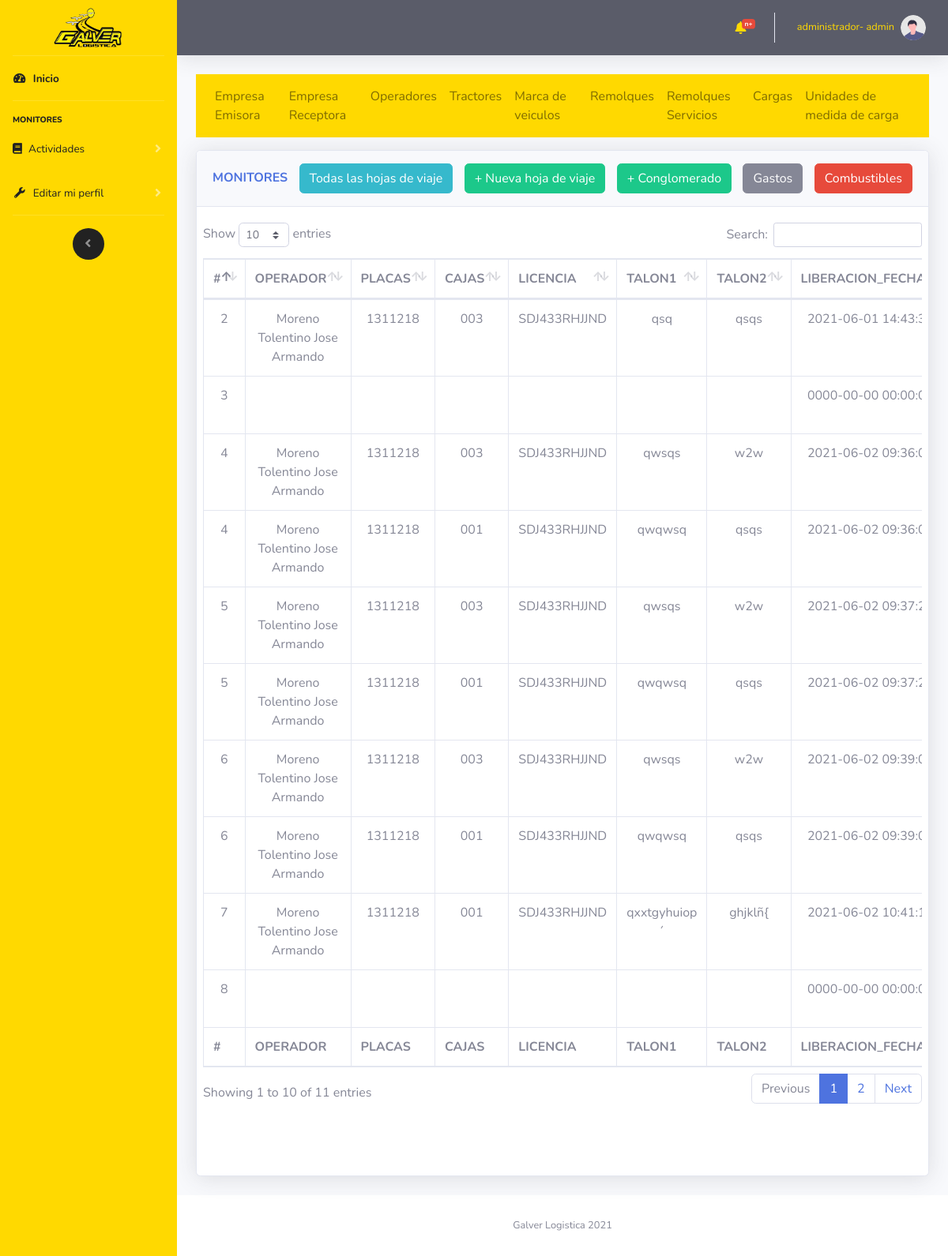
The page /vistas/hojaDeViaje.php (signed in) on the database its author committed.
### tables this page shows
CREATE TABLE `hoja_de_viaje` (
  `id_hojaDeViaje` int(11) NOT NULL,
  `id_creador` int(11) NOT NULL,
  `id_editor` int(11) NOT NULL,
  `hojaDeViaje_fechaDeLiberacion` datetime NOT NULL,
  `hojaDeViaje_fechaDeEdicion` datetime NOT NULL,
  `hojaDeViaje_observaciones` varchar(500) NOT NULL
);

CREATE TABLE `viaje` (
  `id_viaje` int(11) NOT NULL,
  `id_hojaDeViaje` int(11) NOT NULL,
  `id_viajeEstado` int(11) NOT NULL,
  `id_empresaEmisora` int(11) NOT NULL,
  `id_empresaReceptora` int(11) NOT NULL,
  `id_carga` int(11) NOT NULL,
  `id_unidadDeMedida` int(11) NOT NULL,
  `viaje_fechaDeArribo` datetime NOT NULL,
  `viaje_fechaDeCarga` datetime NOT NULL,
  `viaje_fechaDeLlegadaDeDescarga` datetime NOT NULL,
  `viaje_fechaDeDescarga` datetime NOT NULL,
  `viaje_cargaCantidad` double NOT NULL,
  `viaje_cargaProporcionUM` double NOT NULL,
  `id_remolque` int(11) NOT NULL,
  `id_remolqueServicio` int(11) NOT NULL,
  `viaje_talon1` varchar(40) NOT NULL,
  `viaje_talon2` varchar(40) NOT NULL,
  `viaje_origen` varchar(500) NOT NULL,
  `viaje_destino` varchar(500) NOT NULL,
  `viaje_folioDeCarga` varchar(50) NOT NULL
);

### controlador/modulos/selects.php (called while the page is built, shortened)
<?php
    function muestraHDV($mysqli)
    {
        $consulta=
        "SELECT
        hoja_de_viaje.id_hojaDeViaje as ID,
        (SELECT operadorNombre FROM operadores WHERE operadorID= tractor_del_operador.id_operador LIMIT 1) as OPERADOR,
        (SELECT tractorPlaca FROM tractor WHERE tractorId= tractor_del_operador.id_tractor LIMIT 1) as PLACAS,
        (SELECT remolqueEconomico FROM remolque WHERE remolque.remolqueID = viaje.id_remolque) as CAJAS,
        (SELECT operadorLisencia FROM operadores WHERE operadorID= tractor_del_operador.id_operador LIMIT 1) as LICENCIA,
        viaje.viaje_talon1 as TALON1,
        viaje.viaje_talon2 as TALON2,
        hoja_de_viaje.hojaDeViaje_fechaDeLiberacion as LIBERACION_FECHA,
        viaje.viaje_fechaDeArribo as FECHA_ARRIBO,
        viaje.viaje_fechaDeArribo as FECHA_CARGA,
        viaje.viaje_folioDeCarga as FOLIO_DE_CARGA,
        (viaje.viaje_cargaCantidad * viaje.viaje_cargaProporcionUM) as TONELADAS,
        hoja_de_viaje.hojaDeViaje_observaciones as OBSERVACIONES,
        viaje.viaje_fechaDeDescarga as FECHA_ENTREGA,
        viaje.viaje_origen as ORIGEN,
        viaje.viaje_destino as DESTINO,
        (SELECT empresaReceptoraNombre FROM empresa_receptora WHERE empresaReceptoraId = viaje.id_empresaReceptora) as CLIENTE
        FROM `viaje`
        INNER JOIN tractor_del_operador ON tractor_del_operador.id_hojaDeViaje = viaje.id_hojaDeViaje
        INNER JOIN hoja_de_viaje ON hoja_de_viaje.id_hojaDeViaje = viaje.id_hojaDeViaje
        order by hoja_de_viaje.id_hojaDeViaje asc
        ";
        $result = $mysqli->query($consulta);
        return $result;
    }
?>

### vistas/hojaDeViaje.php (the view, shortened to what this page needs)
<?php
    include "../import/componentes/head.php";
    include "../import/componentes/navbarLateral.php";
    include "../import/componentes/navbarHorizontal.php";
?>
<?php
    include "../controlador/coneccion/config.php";
    include "../controlador/modulos/selects.php";
?>
<div class="container-fluid">
    <?php
        include "../import/componentes/nav1.php";
    ?>
    <div class="row">
            <div class="col-12">
                <div class="card shadow mb-4 card_hdv">
                    <?php
                                    include "../import/componentes/hojaDeViaje/nav.php";
                                ?>
                    <div class="card-body">
                        <div class="chart-area ">
                            <div class="row">
                                <div class="table-responsive">
                                    <table class="table table-bordered" id="dataTable" width="100%" cellspacing="0">
                                        <thead>
                                            <tr>
                                                <th scope="col">#</th>
                                                <th scope="col">OPERADOR</th>
                                                <th scope="col">PLACAS</th>
                                                <th scope="col">CAJAS</th>
                                                <th scope="col">LICENCIA</th>
                                                <th scope="col">TALON1</th>
                                                <th scope="col">TALON2</th>
                                                <th scope="col">LIBERACION_FECHA</th>
                                            </tr>
                                        </thead>
                                        <tfoot>
                                            <tr>
                                                <th scope="col">#</th>
                                                <th scope="col">OPERADOR</th>
                                                <th scope="col">PLACAS</th>
                                                <th scope="col">CAJAS</th>
                                                <th scope="col">LICENCIA</th>
                                                <th scope="col">TALON1</th>
                                                <th scope="col">TALON2</th>
                                                <th scope="col">LIBERACION_FECHA</th>
                                            </tr>
                                        </tfoot>
                                        <tbody class="cardScroll text-center">
                                        <?php
                                        $hdv=muestraHDV($mysqli);
                                        while ($filas =$hdv->fetch_assoc()) {
                                            echo
                                            "<tr>".
                                            "<td>".$filas["ID"]."</td>".
                                            "<td>".$filas["OPERADOR"]."</td>".
                                            "<td>".$filas["PLACAS"]."</td>".
                                            "<td>".$filas["CAJAS"]."</td>".
                                            "<td>".$filas["LICENCIA"]."</td>".
                                            "<td>".$filas["TALON1"]."</td>".
                                            "<td>".$filas["TALON2"]."</td>".
                                            "<td>".$filas["LIBERACION_FECHA"]."</td>".
                                            "<td>".$filas["FECHA_ARRIBO"]."</td>".
                                            "<td>".$filas["FECHA_CARGA"]."</td>".
                                            "<td>".$filas["FOLIO_DE_CARGA"]."</td>".
                                            "<td>".$filas["TONELADAS"]."</td>".
                                            "<td>".$filas["OBSERVACIONES"]."</td>".
                                            "<td>".$filas["FECHA_ENTREGA"]."</td>".
                                            "<td>".$filas["ORIGEN"]."</td>".
                                            "<td>".$filas["DESTINO"]."</td>".
                                            "<td>".$filas["CLIENTE"]."</td>".
                                            "</tr>";
                                        }
                                        ?>
                                        </tbody>
                                    </table>
                                </div>
                            </div>
                        </div>
                    </div>
                </div>
            </div>
    </div>
    <?php
    include "../import/componentes/footer.php";
    include "../import/componentes/js/main.php";
?>

### assets/css/main.css (style rules this page uses)
.card { height: 1050px !important; }
@media (max-width: 2000px) { .card { height: 1150px !important; } }
@media (max-width: 1200px) { .card { height: 1400px !important; } }

### vistas/hojaDeViaje.php (style rules this page uses)
.card_hdv { height: 1300px !important; }

### rows shown on the page
hoja_de_viaje: id_hojaDeViaje "2", OPERADOR "Moreno Tolentino Jose Armando", PLACAS "1311218", CAJAS "003", LICENCIA "SDJ433RHJJND", viaje.viaje_talon1 "qsq", viaje.viaje_talon2 "qsqs", hojaDeViaje_fechaDeLiberacion "2021-06-01…"
hoja_de_viaje: id_hojaDeViaje "3", hojaDeViaje_fechaDeLiberacion "0000-00-00…"
hoja_de_viaje: id_hojaDeViaje "4", OPERADOR "Moreno Tolentino Jose Armando", PLACAS "1311218", CAJAS "003", LICENCIA "SDJ433RHJJND", viaje.viaje_talon1 "qwsqs", viaje.viaje_talon2 "w2w", hojaDeViaje_fechaDeLiberacion "2021-06-02…", CAJAS "001", viaje.viaje_talon1 "qwqwsq", viaje.viaje_talon2 "qsqs"
hoja_de_viaje: id_hojaDeViaje "5", OPERADOR "Moreno Tolentino Jose Armando", PLACAS "1311218", CAJAS "003", LICENCIA "SDJ433RHJJND", viaje.viaje_talon1 "qwsqs", viaje.viaje_talon2 "w2w", hojaDeViaje_fechaDeLiberacion "2021-06-02…", CAJAS "001", viaje.viaje_talon1 "qwqwsq", viaje.viaje_talon2 "qsqs"
hoja_de_viaje: id_hojaDeViaje "6", OPERADOR "Moreno Tolentino Jose Armando", PLACAS "1311218", CAJAS "003", LICENCIA "SDJ433RHJJND", viaje.viaje_talon1 "qwsqs", viaje.viaje_talon2 "w2w", hojaDeViaje_fechaDeLiberacion "2021-06-02…", CAJAS "001", viaje.viaje_talon1 "qwqwsq", viaje.viaje_talon2 "qsqs"
hoja_de_viaje: id_hojaDeViaje "7", OPERADOR "Moreno Tolentino Jose Armando", PLACAS "1311218", CAJAS "001", LICENCIA "SDJ433RHJJND", viaje.viaje_talon1 "qxxtgyhuiop´", viaje.viaje_talon2 "ghjklñ{", hojaDeViaje_fechaDeLiberacion "2021-06-02…"
hoja_de_viaje: id_hojaDeViaje "8", hojaDeViaje_fechaDeLiberacion "0000-00-00…"

### other values the page prints
$_SESSION["usuarioTipoCargo"] "administrador"
$_SESSION["usuarioNombre"] "admin"
